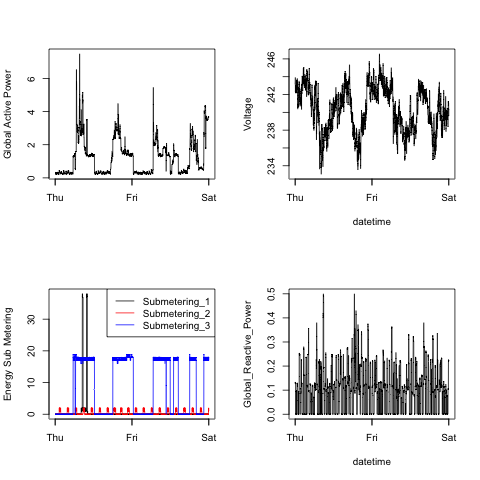

Reproduce this figure in R.
################################################################################

#Data Science Specialization, Coursera
#     Exploratory Data plotting 

# Cretaed by Renia Diamantopoulou
#14 August 2016

################################################################################

png("plot4.png",width=480,height=480)
par(mfrow = c(2,2))

plot(dataToUse$Timestamp,dataToUse$GlobalActivePower , type = "l" ,xlab ="", ylab = "Global Active Power")

plot(dataToUse$Timestamp,dataToUse$Voltage , type = "l" ,xlab ="datetime", ylab = "Voltage")

plot(dataToUse$Timestamp,dataToUse$Submetering1 , type = "l" , ylab = "Energy Sub Metering" ,xlab ="", col = "black")
points(dataToUse$Timestamp,dataToUse$Submetering2 , type = "l" , ylab = "Energy Sub Metering" ,xlab ="", col = "red")
points(dataToUse$Timestamp,dataToUse$Submetering3 , type = "l" , ylab = "Energy Sub Metering" , xlab ="",col = "blue")
legend("topright" , legend = c("Submetering_1" , "Submetering_2" , "Submetering_3") , col = c("black" , "red" , "blue"), lty=c(1,1,1))

plot(dataToUse$Timestamp,dataToUse$GlobalReactivePower , type = "l" ,xlab ="datetime", ylab = "Global_Reactive_Power")

dev.off()
source('power_consumption.r')
